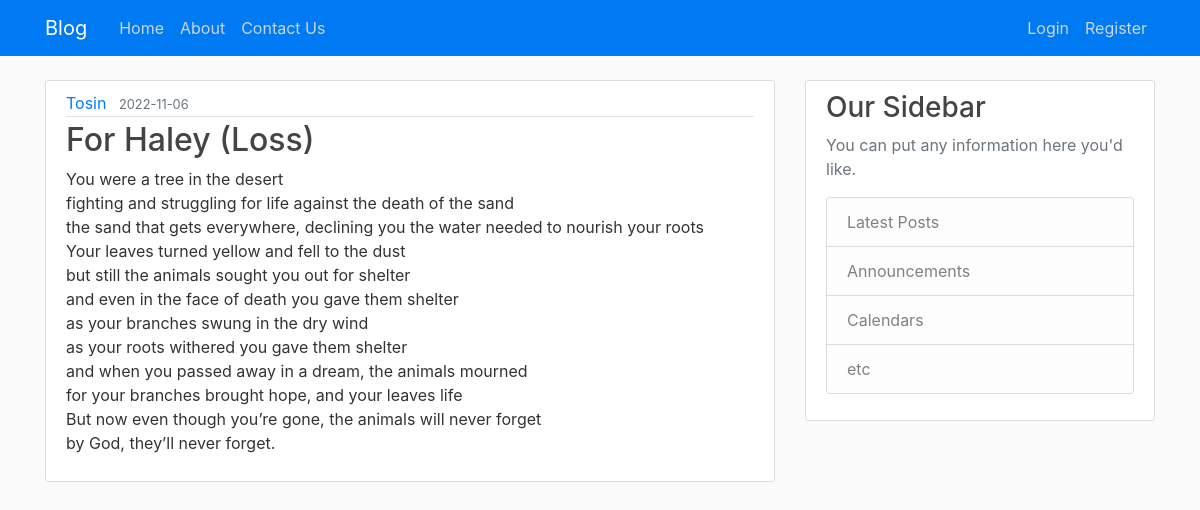
Screenshot of /post/3 with the database file from the repository.
### app.py (models this page shows, shortened)
class User(db.Model, UserMixin):
    id = db.Column(db.Integer(), primary_key=True)
    username = db.Column(db.String(255), nullable=False, unique=True)
    first_name = db.Column(db.String(255), nullable=False)
    last_name = db.Column(db.String(255), nullable=False)
    email = db.Column(db.String(255), nullable=False, unique=True)
    password_hash = db.Column(db.Text(), nullable=False)
    posts = db.relationship('Post', backref='author', lazy=True)

class Post(db.Model):
    id = db.Column(db.Integer(), primary_key=True)
    title = db.Column(db.String(255), nullable=False)
    date_posted = db.Column(db.DateTime(), nullable=False, default=datetime.utcnow)
    content = db.Column(db.Text(), nullable=False)
    author_id = db.Column(db.Integer(), db.ForeignKey('user.id'), nullable=False)

### app.py (the view)
@app.route('/post/<int:post_id>')
def post(post_id):
    post = Post.query.get_or_404(post_id)
    return render_template('post.html', title=post.title, post=post)

### app.py (called while the page is built)
@app.before_request
def create_tables():
    db.create_all()

### templates/post.html (shortened to what this page needs)
{% extends "base.html" %}
{% block content %}
  <article class="media content-section">
    <div class="media-body">
      <div class="article-metadata">
        <a class="mr-2" href="#">{{ post.author.username }}</a>
        <small class="text-muted">{{ post.date_posted.strftime('%Y-%m-%d') }}</small>
      </div>
      <h2 class="article-title">{{ post.title }}</h2>
      <p class="article-content">{{ post.content }}</p>
    </div>
  </article>
{% endblock content %}

### static/main.css (style rules this page uses)
body { background: #fafafa; color: #333333; margin-top: 5rem; }
h1, h2, h3, h4, h5, h6 { color: #444444; }
.content-section { background: #ffffff; padding: 10px 20px; border: 1px solid #dddddd; border-radius: 3px; margin-bottom: 20px; }
.article-title { color: #444444; }
.article-content { white-space: pre-line; }
.article-metadata { padding-bottom: 1px; margin-bottom: 4px; border-bottom: 1px solid #e3e3e3 }

### rows the page displays
User: author.username "Tosin"
Post: date_posted "2022-11-06", title "For Haley (Loss)", content "You were a tree in the desert fighting and struggling for life against the death of the sand the sand that gets everywhere, declining you the water needed to nourish your roots Your leaves turned yellow and fell to the dust but still the animals sought you out for shelter and even in the face of death you gave them shelter as your branches swung in the dry wind as your roots withered you gave them shelter and when you passed away in a dream, the animals mourned for your branches brought hope, and your leaves life But now even though you’re gone, the animals will never forget by God, they’ll never forget."
